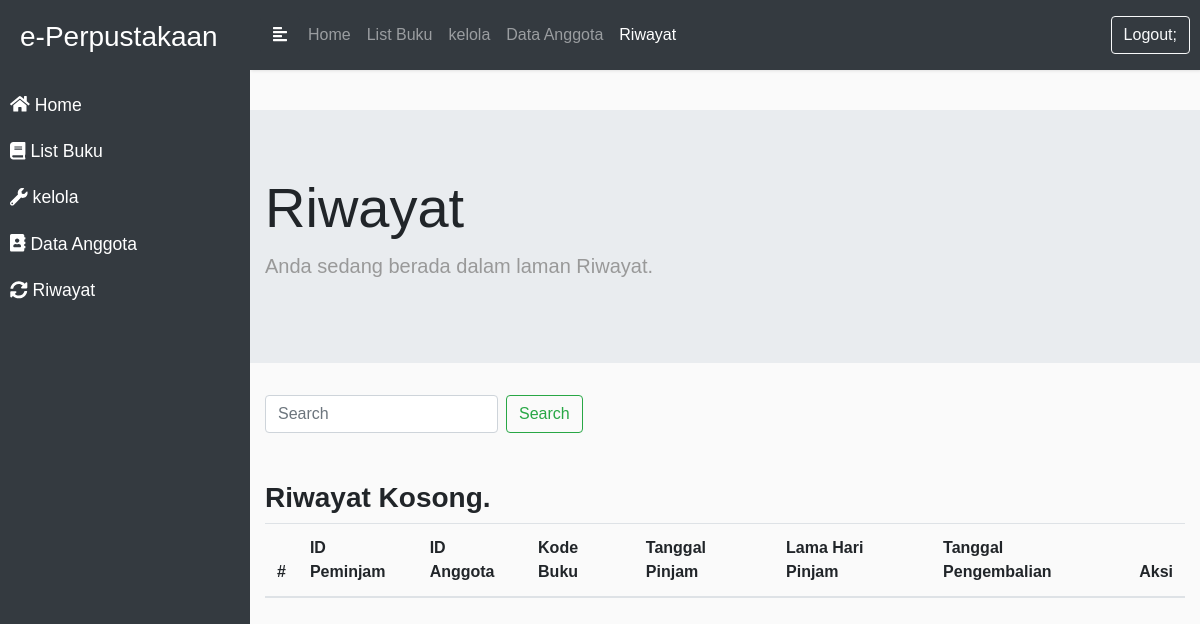
/page/riwayat/riwayat.php, run on an earlier commit of the app's database.
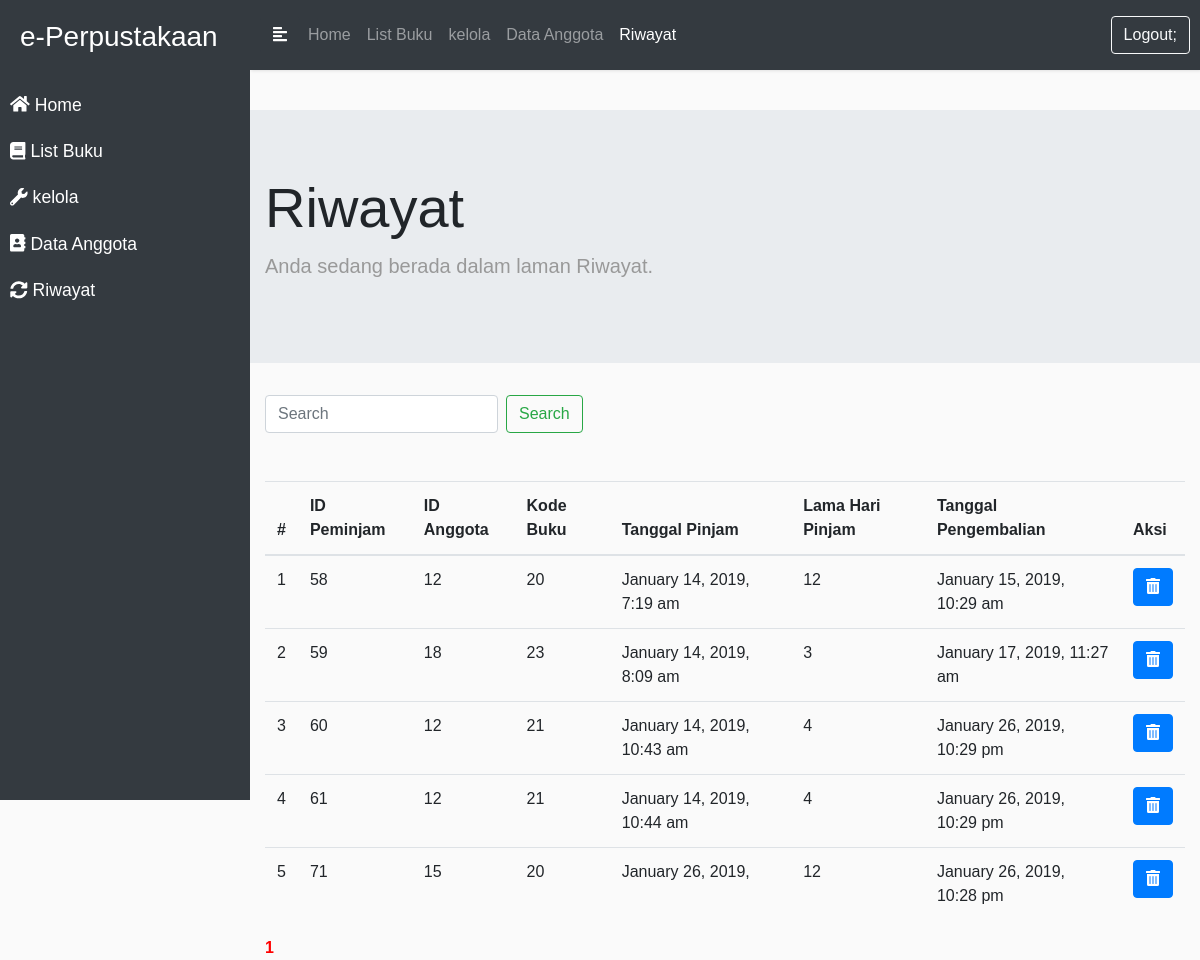
And on a later commit of the database.
### tables this page shows
CREATE TABLE `riwayat` (
  `id_pjn_ryt` int(11) NOT NULL,
  `id_anggota_ryt` int(11) NOT NULL,
  `kode_buku_ryt` int(11) NOT NULL,
  `tgl_pjn_ryt` varchar(50) NOT NULL,
  `jumlah_hari_pjn_ryt` int(255) NOT NULL,
  `tgl_pengembalian_ryt` text NOT NULL
);

### page/riwayat/riwayat.php (the view, shortened to what this page needs)
<?php
include '../../koneksi.php';
 $jumlah_data_halaman = 5;
$data_halaman= $mysqli->query("SELECT * FROM riwayat");
$jumlah_data =mysqli_num_rows($data_halaman);
$jumlah_halaman = ceil($jumlah_data/$jumlah_data_halaman);
$halaman_aktif = (isset($_GET["page"])) ? $_GET["page"] : 1;
$awal_data = ($jumlah_data_halaman * $halaman_aktif) - $jumlah_data_halaman;
$data = "";
 $view = $mysqli->query("SELECT * FROM riwayat ORDER BY id_pjn_ryt  LIMIT $awal_data,$jumlah_data_halaman;");
 $num_result = $view->num_rows;
 if($num_result > 0){
 $no = 1;
 while($row = $view->fetch_assoc()){
 extract($row);
 $data.="
 <tr>
 <td>".$no."</td>
 <td>{$id_pjn_ryt}</td>
 <td>{$id_anggota_ryt}</td>
 <td>{$kode_buku_ryt}</td>
 <td>{$tgl_pjn_ryt}</td>
 <td>{$jumlah_hari_pjn_ryt}</td>
 <td>{$tgl_pengembalian_ryt}</td>
<td>
  <a href='hapus-riwayat.php?id={$id_pjn_ryt}' onclick='return confirm(\" Yakin riwayat akan dihapus ? \")>
    <button type='button' class='btn btn-primary'><i class='fas fa-trash-alt'></i></button>
  </a>
</td>
 </tr>
 ";
 $no++;
 }
 }else{
 $data = "<h3><b>Riwayat Kosong.</b></h3>";
 }
 ?>
<!DOCTYPE html>
<html>
<head>
    <link rel="stylesheet" href="https://stackpath.bootstrapcdn.com/bootstrap/4.1.0/css/bootstrap.min.css">
    <link rel="stylesheet" href="../../resources/css/riwayat.css">
    <link rel="stylesheet" href="https://cdnjs.cloudflare.com/ajax/libs/malihu-custom-scrollbar-plugin/3.1.5/jquery.mCustomScrollbar.min.css">
</head>
<body>
    <div class="wrapper">
        <nav id="sidebar">
            <div class="sidebar-header">
                <h3>e-Perpustakaan</h3>
            </div>
            <ul class="list-unstyled components">
                <li>
                    <a href="../../Dashboard.php"><i class="fas fa-home" style="margin-right: 5px;"></i>Home</a>
                </li>
                <li>
                    <a href="../listbuku/list-buku2.php"><i class="fas fa-book" style="margin-right: 5px;"></i>List Buku</a>
                </li>
                <li>
                    <a href="../kelola/kelola-peminjaman.php"><i class="fas fa-wrench" style="margin-right: 5px;"></i>kelola</a>
                </li>
                <li>
                    <a href="../dataanggota/data-anggota.php"><i class="fas fa-address-book" style="margin-right: 5px;"></i>Data Anggota</a>
                </li>
                <li class="active">
                    <a href="riwayat.php"><i class="fas fa-sync-alt" style="margin-right: 5px;"></i>Riwayat</a>
                </li>
            </ul>
        </nav>
        <div id="content">
          <nav class="navbar navbar-expand-lg navbar-dark bg-dark">
            <button type="button" id="sidebarCollapse" class="btn btn-dark">
              <i class="fas fa-align-left"></i>
            </button>
            <div class="collapse navbar-collapse" id="navbarSupportedContent">
              <ul class="navbar-nav mr-auto">
                <li class="nav-item">
                  <a class="nav-link" href="../../Dashboard.php">Home<span class="sr-only">(current)</span></a>
                </li>
                <li class="nav-item">
                  <a class="nav-link" href="../listbuku/list-buku2.php">List Buku</a>
                </li>
                <li class="nav-item">
                  <a class="nav-link" href="../kelola/kelola-peminjaman.php">kelola</a>
                </li>
                <li class="nav-item">
                  <a class="nav-link" href="../dataanggota/data-anggota.php">Data Anggota</a>
                </li>
                <li class="nav-item active">
                  <a class="nav-link" href="../riwayat/riwayat.php">Riwayat</a>
                </li>
              </ul>
              <a class="btn btn-outline-light" href="../../logout.php" role="button">Logout;</a>
            </div>
          </nav>
            <div class="jumbotron jumbotron-fluid">
              <div class="container">
                <h1 class="display-4">Riwayat</h1>
                <p class="lead">Anda sedang berada dalam laman Riwayat.</p>
              </div>
            </div>
              <div class="container-fluid">
                 <form class="form-inline">
                  <input class="form-control mr-sm-2" type="search" placeholder="Search" aria-label="Search">
                  <button class="btn btn-outline-success my-2 my-sm-0" type="submit">Search</button>
                </form>
          <br>
                <div class="table-responsive">
                  <br>
                <table class="table table-hover">
                  <thead>
                    <tr>
                      <th scope="col">#</th>
                      <th scope="col">ID Peminjam</th>
                      <th scope="col">ID Anggota</th>
                      <th scope="col">Kode Buku</th>
                      <th scope="col">Tanggal Pinjam</th>
                      <th scope="col">Lama Hari Pinjam</th>
                      <th scope="col">Tanggal Pengembalian</th>
                      <th scope="col">Aksi</th>
                    </tr>
                  </thead>
                  <tbody>
                      <?php
                        echo $data;
                       ?>
                  </tbody>
                </table>
              </div>
                 <?php  for ($i=1; $i <= $jumlah_halaman ; $i++) : ?>
                    <?php   if($i == $halaman_aktif): ?>
                        <a  style="color: red; font-weight: bold;" href="?page=<?php echo $i; ?>"><?php echo $i; ?></a>
                    <?php   else : ?>
                        <a  href="?page=<?php echo $i; ?>"><?php echo $i; ?></a>
                    <?php   endif ; ?>
                <?php   endfor; ?>
          </div>
        </div>
    </div>
</body>
</html>

### resources/css/riwayat.css (style rules this page uses)
body { font-family: 'Poppins', sans-serif; background: #fafafa; }
p { font-family: 'Poppins', sans-serif; font-size: 1.1em; font-weight: 300; line-height: 1.7em; color: #999; }
a, a:hover, a:focus { color: inherit; text-decoration: none; transition: all 0.3s; }
.navbar { padding: 15px 10px; background: #fff; border: none; border-radius: 0; margin-bottom: 40px; box-shadow: 1px 1px 3px rgba(0, 0, 0, 0.1); }
.wrapper { display: flex; width: 100%; }
#sidebar { width: 250px; position: fixed; top: 0; left: 0; height: 100vh; z-index: 999; background: #343a40 ; color: #fff; transition: all 0.3s; }
#sidebar .sidebar-header { padding: 20px; background: #343a40 ; }
#sidebar ul li a { padding: 10px; font-size: 1.1em; display: block; }
#sidebar ul li.active>a, a[aria-expanded="true"] { color: #fff; background: #343a40 ; }
#content { width: calc(100% - 250px); min-height: 100vh; transition: all 0.3s; position: absolute; top: 0; right: 0; }

What changed in the data, as far as the page shows it:
added riwayat: id_pjn_ryt "58", id_anggota_ryt "12", kode_buku_ryt "20", tgl_pjn_ryt "January 14, 2019, 7:19 am", jumlah_hari_pjn_ryt "12", tgl_pengembalian_ryt "January 15, 2019, 10:29 am"
added riwayat: id_pjn_ryt "59", id_anggota_ryt "18", kode_buku_ryt "23", tgl_pjn_ryt "January 14, 2019, 8:09 am", jumlah_hari_pjn_ryt "3", tgl_pengembalian_ryt "January 17, 2019, 11:27 am"
added riwayat: id_pjn_ryt "60", id_anggota_ryt "12", kode_buku_ryt "21", tgl_pjn_ryt "January 14, 2019, 10:43 am", jumlah_hari_pjn_ryt "4", tgl_pengembalian_ryt "January 26, 2019, 10:29 pm"
added riwayat: id_pjn_ryt "61", id_anggota_ryt "12", kode_buku_ryt "21", tgl_pjn_ryt "January 14, 2019, 10:44 am", jumlah_hari_pjn_ryt "4", tgl_pengembalian_ryt "January 26, 2019, 10:29 pm"
added riwayat: id_pjn_ryt "71", id_anggota_ryt "15", kode_buku_ryt "20", tgl_pjn_ryt "January 26, 2019,", jumlah_hari_pjn_ryt "12", tgl_pengembalian_ryt "January 26, 2019, 10:28 pm"
Also different on the page:
new list line: "1"
text no longer shown: "Riwayat Kosong."
